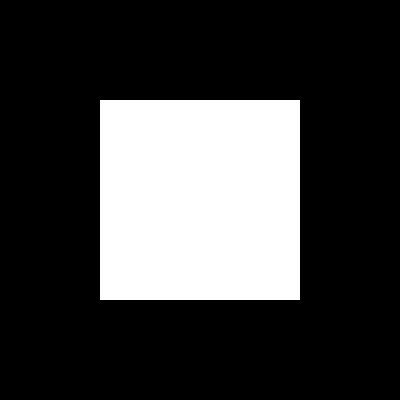
Frame 1 (no input)
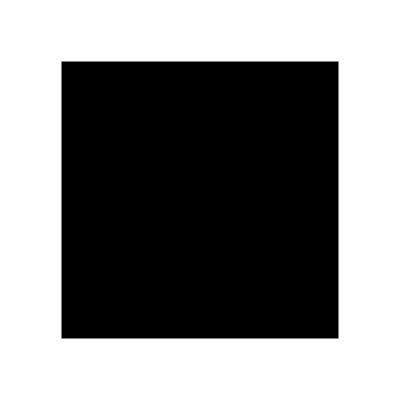
Frame 60 (the mouse pressed at the canvas centre just before this capture)
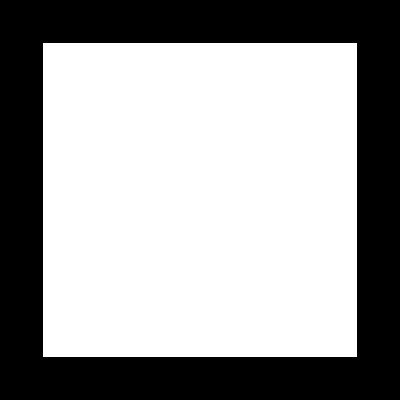
Frame 120 (the mouse held since frame 60 and released just before this capture)

The Processing sketch that drew these frames (run headless with seeded random() and noise(); from frame 60 on, the mouse is pressed at the canvas centre):

// Processing sketch: S_2018_070_scaleLoop
// ── S_2018_070_scaleLoop.pde
float a;
void setup() {
  size(400, 400);
  rectMode(CENTER);
  noStroke();
}
void draw() {
  background(0);
  pushMatrix();
  translate(width/2,height/2);
  scale(lerp(1,4,a%1.0));

  fill(255);
  rect(0,0,200,200);
  
  fill(0);
  rect(0,0,lerp(0,100,smoothstep(0.2,0.5,a%1.0)),
           lerp(0,100,smoothstep(0.1,0.3,a%1.0)));
  fill(255);
  rect(0,0,lerp(0,50,smoothstep(0.6,0.9,a%1.0)),
           lerp(0,50,smoothstep(0.5,0.9,a%1.0)));
  popMatrix();
  a+=0.01;
}

float smoothstep(float edge0, float edge1, float x) {
  x = constrain((x - edge0) / (edge1 - edge0), 0.0f, 1.0f); 
  return x * x * (3 - 2 * x);
}
